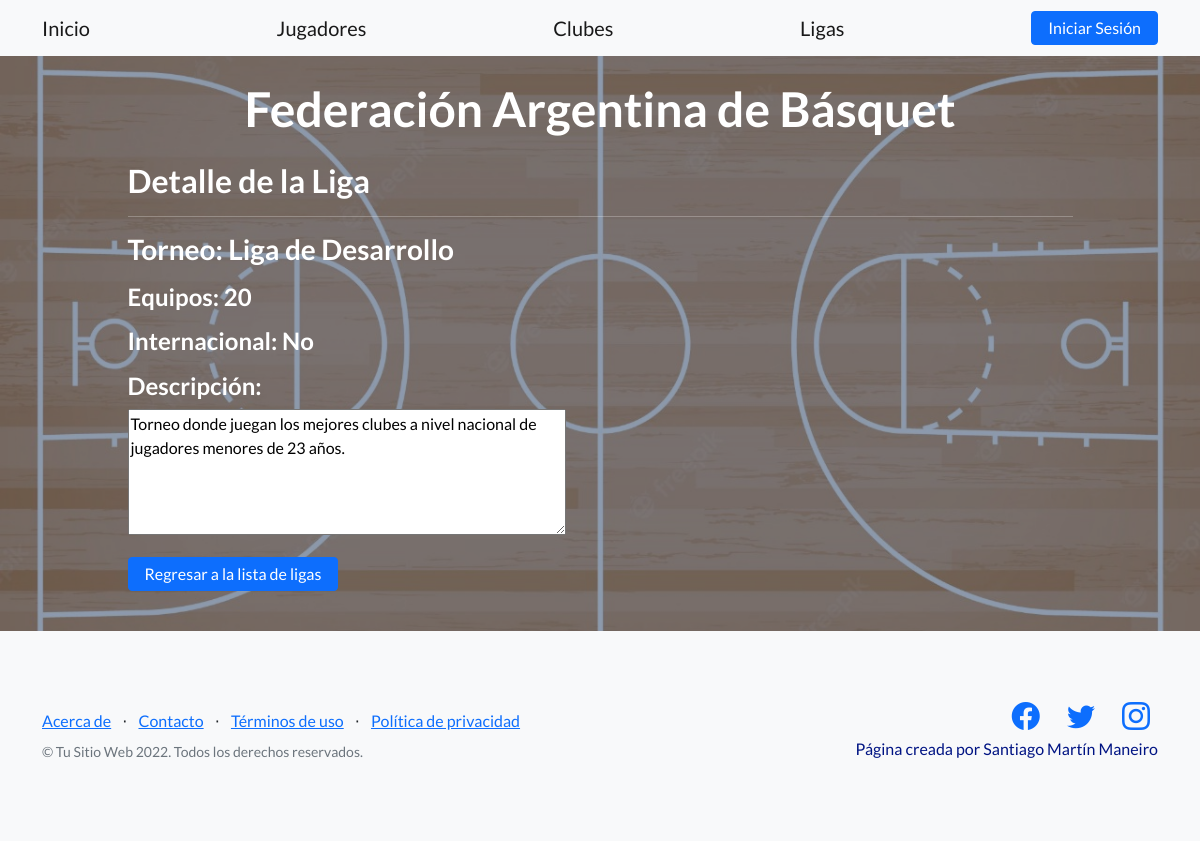
Screenshot of /ligas/3/detail with the database file from the repository.
### ligas/models.py (models this page shows, shortened)
class Ligas(models.Model):
    torneo = models.CharField(max_length=40)
    equipos = models.IntegerField()
    internacional = models.BooleanField()
    descripcion = models.TextField(blank = True, null=True)

### ligas/views.py (the view)
# urls.py: path('<int:pk>/detail', views.LigasDetailView.as_view(), name='ligas-detail'),
class LigasDetailView(DetailView):
    model = Ligas
    template_name = "ligas_detail.html"
    fields = ['torneo', 'equipos', 'internacional', 'descripcion']

### ligas/templates/ligas_detail.html
{% extends "index.html" %}
{% load static %}
{% block ProjectManeiro_content %}
<h2>Detalle de la Liga</h2>
<hr></hr>
<p><h3>Torneo: {{ ligas.torneo }}</h3></p>
<p><h4>Equipos: {{ ligas.equipos }}</h4></p>
<p><h4>Internacional:
{% if ligas.internacional %}
    Si
{% else %}
    No
{% endif%}</h4></p>
<h4>Descripción:</h4>
<p><textarea readonly rows="5" cols="50" >{{ ligas.descripcion }}</textarea></p>
<p><a class="btn btn-azul" href="{% url 'ligas:ligas-list' %}">Regresar a la lista de ligas</a></p>
{% endblock %}

### rows the page displays
Ligas: torneo "Liga de Desarrollo", equipos "20", descripcion "Torneo donde juegan los mejores clubes a nivel nacional de jugadores menores de 23 años."
